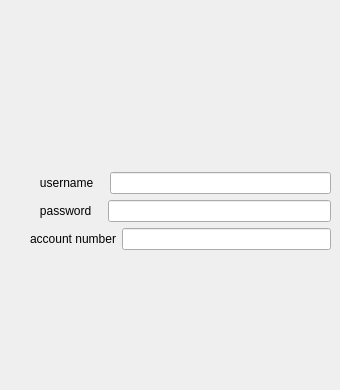
            <widget class="QWidget" name="tab_17">
             <attribute name="title">
              <string>OCEAN-NEW</string>
             </attribute>
             <widget class="QWidget" name="layoutWidget">
              <property name="geometry">
               <rect>
                <x>30</x>
                <y>40</y>
                <width>301</width>
                <height>341</height>
               </rect>
              </property>
              <layout class="QVBoxLayout" name="verticalLayout_44" stretch="6,1,1,1,6">
               <item>
                <spacer name="verticalSpacer_26">
                 <property name="orientation">
                  <enum>Qt::Vertical</enum>
                 </property>
                 <property name="sizeHint" stdset="0">
                  <size>
                   <width>20</width>
                   <height>40</height>
                  </size>
                 </property>
                </spacer>
               </item>
               <item>
                <layout class="QHBoxLayout" name="horizontalLayout_46">
                 <item>
                  <widget class="QLabel" name="label_500">
                   <property name="text">
                    <string>   username   </string>
                   </property>
                  </widget>
                 </item>
                 <item>
                  <widget class="QLineEdit" name="lineEdit_west_username_on_2"/>
                 </item>
                </layout>
               </item>
               <item>
                <layout class="QHBoxLayout" name="horizontalLayout_47">
                 <item>
                  <widget class="QLabel" name="label_510">
                   <property name="text">
                    <string>   password   </string>
                   </property>
                  </widget>
                 </item>
                 <item>
                  <widget class="QLineEdit" name="lineEdit_west_password_on_2"/>
                 </item>
                </layout>
               </item>
               <item>
                <layout class="QHBoxLayout" name="horizontalLayout_49">
                 <item>
                  <widget class="QLabel" name="label_52">
                   <property name="text">
                    <string>account number</string>
                   </property>
                  </widget>
                 </item>
                 <item>
                  <widget class="QLineEdit" name="lineEdit_west_account_number_on_2"/>
                 </item>
                </layout>
               </item>
               <item>
                <spacer name="verticalSpacer_27">
                 <property name="orientation">
                  <enum>Qt::Vertical</enum>
                 </property>
                 <property name="sizeHint" stdset="0">
                  <size>
                   <width>20</width>
                   <height>40</height>
                  </size>
                 </property>
                </spacer>
               </item>
              </layout>
             </widget>
            </widget>
